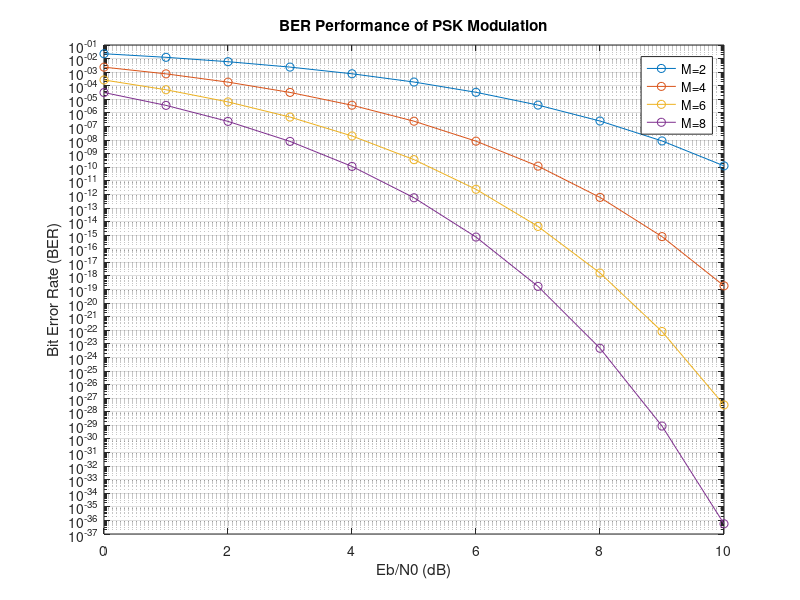

This chart was generated by the following MATLAB code:
EbN0_dB = 0:10; % Eb/N0 values in dB
EbN0 = 10.^(EbN0_dB/10); % Eb/N0 values in linear scale
M = [2, 4, 6, 8]; % PSK modulation orders
BER_PSK = zeros(length(M), length(EbN0_dB));

for i = 1:length(M)
    BER_PSK(i,:) = qfunc(sqrt(2*EbN0*M(i))); % Bit error rate for PSK modulation
end

% Plot
figure;
semilogy(EbN0_dB, BER_PSK(1,:), '-o', 'DisplayName', 'M=2');
hold on;
semilogy(EbN0_dB, BER_PSK(2,:), '-o', 'DisplayName', 'M=4');
semilogy(EbN0_dB, BER_PSK(3,:), '-o', 'DisplayName', 'M=6');
semilogy(EbN0_dB, BER_PSK(4,:), '-o', 'DisplayName', 'M=8');
grid on;
xlabel('Eb/N0 (dB)');
ylabel('Bit Error Rate (BER)');
title('BER Performance of PSK Modulation');
legend;
